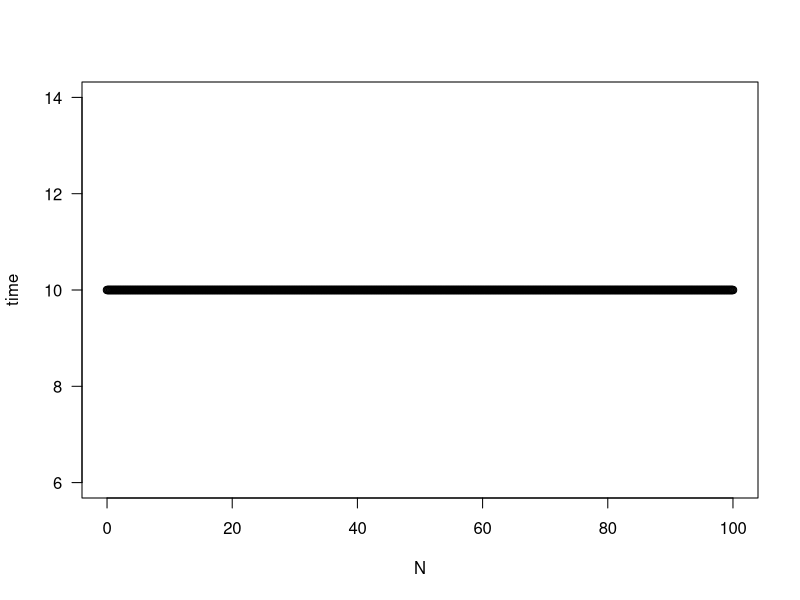
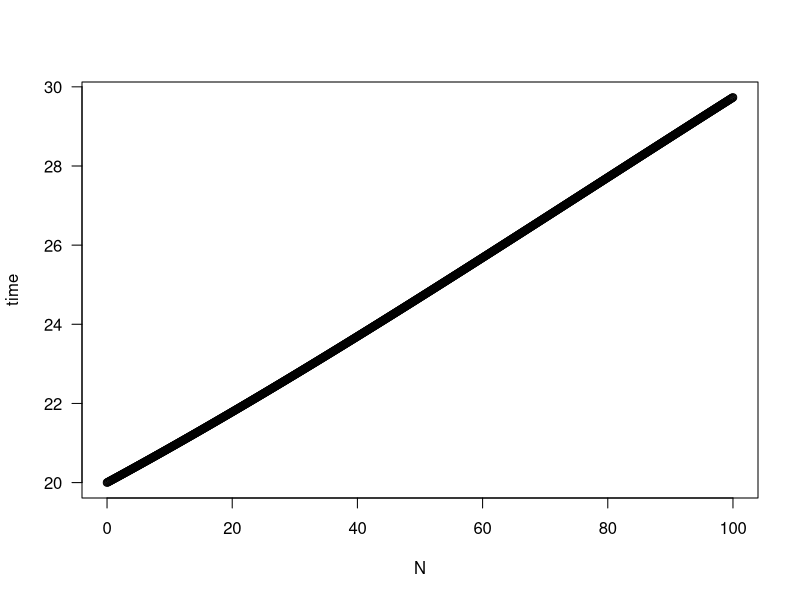
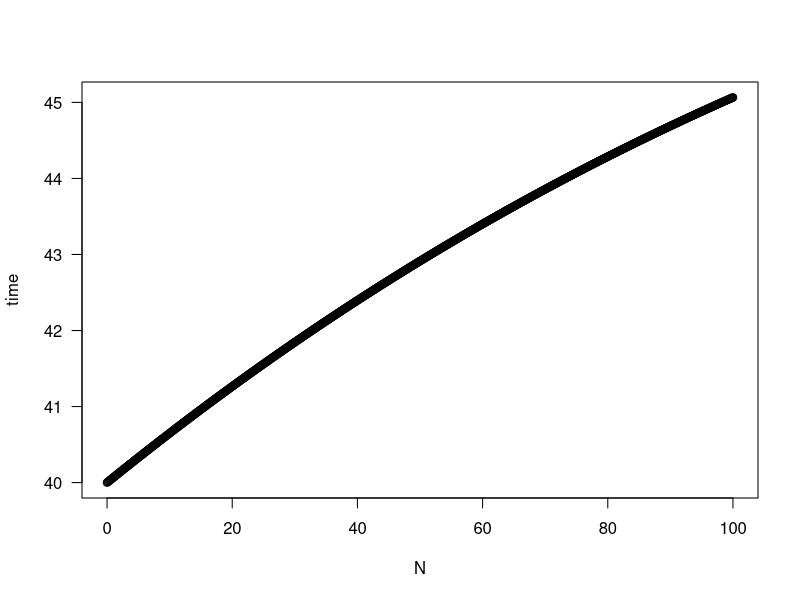
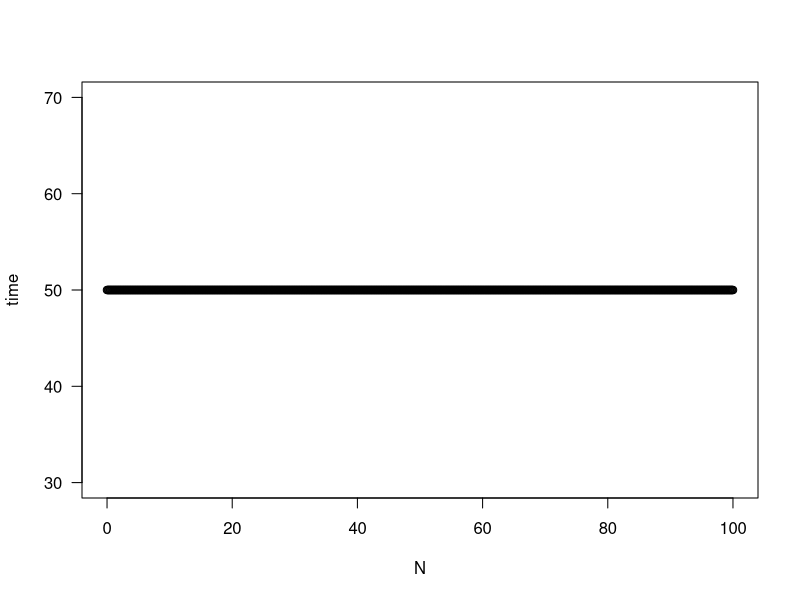
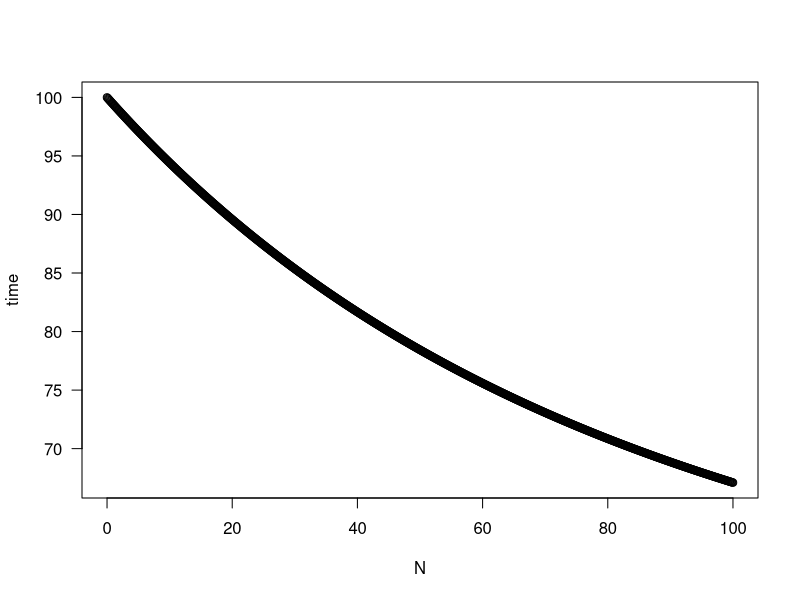
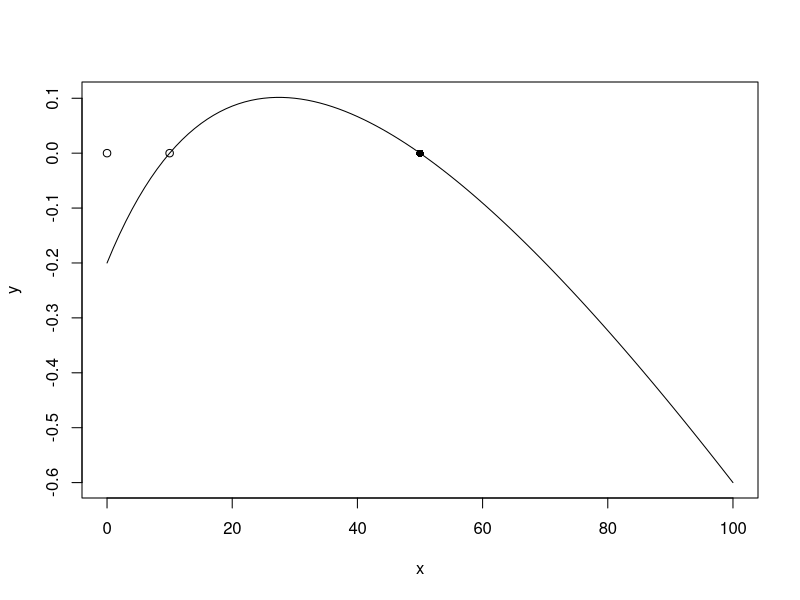

Reproduce these figures in R, in order.
## ---- chunk 1
require(deSolve)

# Initial values: population at 10
state <- c(N = 10)
times <- seq(0, 100, by = 0.1)

# Parameters
parameters <- c(b = 2.4, c = 0.02, M = 50, d = 0.2)

# Model
sterile_insect <- function(t, state, parameters) {
  with(as.list(c(state, parameters)), {
       dN <- b * N / (N + M) - d - c * N
      list(c(dN))   
  })}

# Solve model and plot results
out <- ode(y = state, times = times, func = sterile_insect, parms = parameters)
par(mfrow = c(1, 1))
plot(out[ ,1], out[ ,2], 
                xlab = 'N', 
                ylab = 'time',
                las = 1)

# Initial values: population at 20
state <- c(N = 20)
times <- seq(0, 100, by = 0.1)

# Parameters
parameters <- c(b = 2.4, c = 0.02, M = 50, d = 0.2)

# Model
sterile_insect <- function(t, state, parameters) {
  with(as.list(c(state, parameters)), {
       dN <- b * N / (N + M) - d - c * N
      list(c(dN))   
  })}

# Solve model and plot results
out <- ode(y = state, times = times, func = sterile_insect, parms = parameters)
par(mfrow = c(1, 1))
plot(out[ ,1], out[ ,2], 
                xlab = 'N', 
                ylab = 'time',
                las = 1)

# Initial values: population at 40
state <- c(N = 40)
times <- seq(0, 100, by = 0.1)

# Parameters
parameters <- c(b = 2.4, c = 0.02, M = 50, d = 0.2)

# Model
sterile_insect <- function(t, state, parameters) {
  with(as.list(c(state, parameters)), {
       dN <- b * N / (N + M) - d - c * N
      list(c(dN))   
  })}

# Solve model and plot results
out <- ode(y = state, times = times, func = sterile_insect, parms = parameters)
par(mfrow = c(1, 1))
plot(out[ ,1], out[ ,2], 
                xlab = 'N', 
                ylab = 'time',
                las = 1)

# Initial values: population at 50
state <- c(N = 50)
times <- seq(0, 100, by = 0.1)

# Parameters
parameters <- c(b = 2.4, c = 0.02, M = 50, d = 0.2)

# Model
sterile_insect <- function(t, state, parameters) {
  with(as.list(c(state, parameters)), {
       dN <- b * N / (N + M) - d - c * N
      list(c(dN))   
  })}

# Solve model and plot results
out <- ode(y = state, times = times, func = sterile_insect, parms = parameters)
par(mfrow = c(1, 1))
plot(out[ ,1], out[ ,2], 
                xlab = 'N', 
                ylab = 'time',
                las = 1)

# Initial values: population at 100
state <- c(N = 100)
times <- seq(0, 100, by = 0.1)

# Parameters
parameters <- c(b = 2.4, c = 0.02, M = 50, d = 0.2)

# Model
sterile_insect <- function(t, state, parameters) {
  with(as.list(c(state, parameters)), {
       dN <- b * N / (N + M) - d - c * N
      list(c(dN))   
  })}

# Solve model and plot results
out <- ode(y = state, times = times, func = sterile_insect, parms = parameters)
par(mfrow = c(1, 1))
plot(out[ ,1], out[ ,2], 
                xlab = 'N', 
                ylab = 'time',
                las = 1)
## ---- chunk 2
# parameters
b = 2.4
c = 0.02
M = 50
d = 0.2

curve(b * x / (x + M) - d - c * x, from = 0, to = 100, xlab="x", ylab="y")


x <- c(0,10,50)
y <- c(0,0,0)

points(x,y, pch = c(1, 1, 16))
